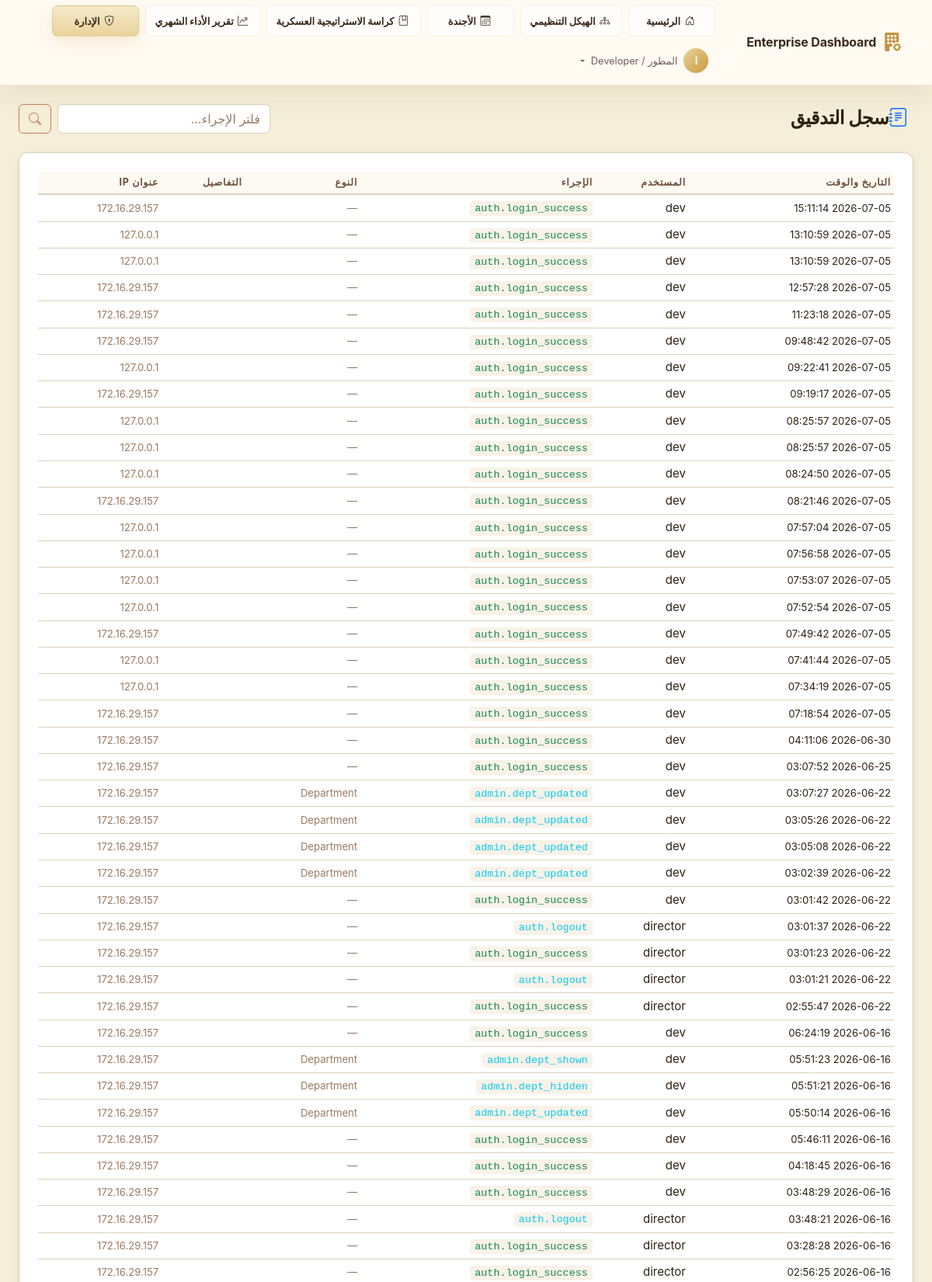
/admin/audit-log (signed in, upper part), run on the app's committed database.
### app/models/user.py (models this page shows, shortened)
class User(UserMixin, db.Model):
    __tablename__ = 'users'
    id              = db.Column(db.String(36), primary_key=True, default=lambda: str(uuid.uuid4()))
    ldap_dn         = db.Column(db.String(255), unique=True, nullable=True)
    username        = db.Column(db.String(80),  unique=True, nullable=False, index=True)
    email           = db.Column(db.String(120), nullable=False)
    full_name       = db.Column(db.String(120), nullable=False)
    password_hash   = db.Column(db.String(255), nullable=True)  # Only for sim mode
    is_ldap_user    = db.Column(db.Boolean, default=True)
    is_active       = db.Column(db.Boolean, default=True)
    role_id         = db.Column(db.Integer, db.ForeignKey('roles.id'), nullable=True)
    department_id   = db.Column(db.Integer, db.ForeignKey('departments.id'), nullable=True)
    failed_logins     = db.Column(db.Integer, default=0)
    locked_until      = db.Column(db.DateTime, nullable=True)
    created_at  = db.Column(db.DateTime, default=datetime.utcnow)
    updated_at  = db.Column(db.DateTime, default=datetime.utcnow, onupdate=datetime.utcnow)
    last_login  = db.Column(db.DateTime, nullable=True)
    role       = db.relationship('Role', back_populates='users')
    department = db.relationship('Department', back_populates='users')
    audit_logs = db.relationship('AuditLog', back_populates='user', lazy='dynamic',
                                 foreign_keys='AuditLog.user_id')
    @property
    def is_authenticated(self) -> bool:
        return True
    def has_permission(self, required_level: int) -> bool:
        if not self.role:
            return False
        return self.role.permission_level >= required_level
    @property
    def permission_level(self) -> int:
        return self.role.permission_level if self.role else 0
    def can_admin(self) -> bool:
        return self.permission_level >= 80  # Deputy and above
    @classmethod
    def get_by_id(cls, user_id: str) -> Optional['User']:
        return cls.query.get(user_id)

### app/models/audit.py (models this page shows, shortened)
class AuditLog(db.Model):
    __tablename__ = 'audit_log'
    id            = db.Column(db.String(36), primary_key=True, default=lambda: str(uuid.uuid4()))
    user_id       = db.Column(db.String(36), db.ForeignKey('users.id'), nullable=True)
    username      = db.Column(db.String(80),  nullable=False, default='anonymous')  # Snapshot
    action        = db.Column(db.String(100), nullable=False)
    resource_type = db.Column(db.String(60),  nullable=True)
    resource_id   = db.Column(db.String(36),  nullable=True)
    details       = db.Column(db.Text, nullable=True)   # JSON string for old/new values
    ip_address    = db.Column(db.String(45),  nullable=True)
    user_agent    = db.Column(db.String(255), nullable=True)
    timestamp     = db.Column(db.DateTime, default=datetime.utcnow, index=True)
    user = db.relationship('User', back_populates='audit_logs', foreign_keys=[user_id])

### app/admin/routes.py (the view)
@admin_bp.route('/audit-log')
@login_required
@require_permission(PERMISSIONS['SECRETARY'])
def audit_log():
    page   = request.args.get('page', 1, type=int)
    action = request.args.get('action', '')
    query  = AuditLog.query.order_by(AuditLog.timestamp.desc())
    if action:
        query = query.filter(AuditLog.action.contains(action))
    logs = query.paginate(page=page, per_page=50, error_out=False)
    return render_template('admin/audit_log.html',
                           logs=logs,
                           action_filter=action,
                           page_title='سجل التدقيق')

### app/__init__.py (called while the page is built)
def _register_extensions(app: Flask) -> None:
    db.init_app(app)
    login_manager.init_app(app)
    csrf.init_app(app)
    login_manager.login_view          = 'auth.login'
    login_manager.login_message       = 'Please sign in to access this page.'
    login_manager.login_message_category = 'warning'
    login_manager.session_protection  = 'strong'
    @login_manager.user_loader
    def load_user(user_id: str):
        from app.models.user import User
        return User.get_by_id(user_id)

def _register_context_processors(app: Flask) -> None:
    from datetime import datetime
    from app.models.role import PERMISSIONS
    @app.context_processor
    def inject_globals():
        return {
            'PERMISSIONS': PERMISSIONS,
            'now':         datetime.utcnow,
            'app_name':    app.config.get('APP_NAME', 'Enterprise Dashboard'),
        }

### app/templates/admin/audit_log.html (shortened to what this page needs)
{% extends "base.html" %}
{% block content %}
<div class="container-fluid px-4 py-4">
    <div class="d-flex align-items-center justify-content-between mb-4">
        <h1 class="page-title mb-0"><i class="bi bi-journal-text text-primary me-2"></i>سجل التدقيق</h1>
        <form method="GET" class="d-flex gap-2">
            <input type="text" name="action" class="form-control glass-input" placeholder="فلتر الإجراء..."
                value="{{ action_filter }}">
            <button type="submit" class="btn btn-outline-primary"><i class="bi bi-search"></i></button>
        </form>
    </div>
    <div class="section-card glass-card">
        <div class="table-responsive">
            <table class="table table-dark table-hover table-sm align-middle mb-0">
                <thead>
                    <tr>
                        <th>التاريخ والوقت</th>
                        <th>المستخدم</th>
                        <th>الإجراء</th>
                        <th>النوع</th>
                        <th>التفاصيل</th>
                        <th>عنوان IP</th>
                    </tr>
                </thead>
                <tbody>
                    {% for log in logs.items %}
                    <tr>
                        <td><small>{{ log.timestamp.strftime('%Y-%m-%d %H:%M:%S') }}</small></td>
                        <td>{{ log.username }}</td>
                        <td>
                            <code
                                class="{% if 'login_failed' in log.action or 'rejected' in log.action or 'deleted' in log.action %}text-danger{% elif 'login_success' in log.action or 'approved' in log.action %}text-success{% else %}text-info{% endif %}">
                {{ log.action }}
              </code>
                        </td>
                        <td><small class="text-muted">{{ log.resource_type or '—' }}</small></td>
                        <td><small class="text-muted">{{ (log.details or '')[:50] }}</small></td>
                        <td><small class="text-muted">{{ log.ip_address or '—' }}</small></td>
                    </tr>
                    {% else %}
                    <tr>
                        <td colspan="6" class="text-center text-muted py-4">لا توجد سجلات</td>
                    </tr>
                    {% endfor %}
                </tbody>
            </table>
        </div>
    </div>
</div>
{% endblock %}

### app/templates/base.html (shortened to what this page needs)
<!DOCTYPE html>
<html lang="ar" dir="rtl">
<head>
  <link rel="stylesheet" href="{{ url_for('static', filename='css/bootstrap.min.css') }}">
  <link rel="stylesheet" href="{{ url_for('static', filename='css/bootstrap-icons.css') }}">
  <link rel="stylesheet" href="{{ url_for('static', filename='css/custom.css') }}">
</head>
<body class="{% block body_class %}app-body{% endblock %}">
  {% block body %}
  <nav class="navbar navbar-dark navbar-expand-lg app-navbar" id="mainNav">
    <div class="container-fluid px-4">
      <a class="navbar-brand d-flex align-items-center gap-2" href="{{ url_for('dashboard.index') }}">
        <i class="bi bi-building-fill-gear fs-4 text-primary-glow"></i>
        <span class="fw-bold">{{ app_name }}</span>
      </a>
      <div class="collapse navbar-collapse" id="navbarMain">
        <ul class="navbar-nav ms-auto align-items-center gap-2 main-nav-menu">
          <li class="nav-item">
            <a class="nav-link primary-nav-link {% if request.endpoint == 'dashboard.index' %}active{% endif %}"
              href="{{ url_for('dashboard.index') }}">
              <i class="bi bi-house-door me-1"></i>الرئيسية
            </a>
          </li>
          <li class="nav-item">
            <a class="nav-link primary-nav-link {% if request.endpoint == 'dashboard.org_structure' %}active{% endif %}"
              href="{{ url_for('dashboard.org_structure') }}">
              <i class="bi bi-diagram-3 me-1"></i>الهيكل التنظيمي
            </a>
          </li>
          <li class="nav-item">
            <a class="nav-link primary-nav-link {% if request.endpoint == 'dashboard.agenda' %}active{% endif %}"
              href="{{ url_for('dashboard.agenda') }}">
              <i class="bi bi-calendar3 me-1"></i>الأجندة
            </a>
          </li>
          <li class="nav-item">
            <a class="nav-link primary-nav-link {% if request.endpoint == 'dashboard.strategy_booklet' %}active{% endif %}"
              href="{{ url_for('dashboard.strategy_booklet') }}">
              <i class="bi bi-journal-bookmark me-1"></i>كراسة الاستراتيجية العسكرية
            </a>
          </li>
          <li class="nav-item">
            <a class="nav-link primary-nav-link {% if request.endpoint == 'dashboard.quarterly_performance' %}active{% endif %}"
              href="{{ url_for('dashboard.quarterly_performance') }}">
              <i class="bi bi-graph-up-arrow me-1"></i>تقرير الأداء الشهري
            </a>
          </li>
          {% if current_user.is_authenticated %}
          {% if current_user.can_admin() %}
          <li class="nav-item">
            <a class="nav-link primary-nav-link {% if request.endpoint and request.endpoint.startswith('admin') %}active{% endif %}"
              href="{{ url_for('admin.users') }}">
              <i class="bi bi-shield-lock me-1"></i>الإدارة
            </a>
          </li>
          {% endif %}
          <li class="nav-item dropdown">
            <a class="nav-link dropdown-toggle d-flex align-items-center gap-2" href="#" role="button"
              data-bs-toggle="dropdown">
              <span class="avatar-circle">{{ current_user.full_name[0]|upper }}</span>
              <span class="d-none d-md-inline">{{ current_user.full_name }}</span>
            </a>
          </li>
          {% endif %}
        </ul>
      </div>
    </div>
  </nav>
  <main class="main-content">
    {% block content %}{% endblock %}
  </main>
  {% endblock %}
</body>
</html>

### data on the page
User: full_name "ا", full_name "المطور / Developer"
AuditLog: timestamp "2026-07-05 15:11:14", username "dev", action "auth.login_success", resource_type "—", ip_address "172.16.29.157"
AuditLog: timestamp "2026-07-05 13:10:59", username "dev", action "auth.login_success", resource_type "—", ip_address "127.0.0.1"
AuditLog: timestamp "2026-07-05 13:10:59", username "dev", action "auth.login_success", resource_type "—", ip_address "127.0.0.1"
AuditLog: timestamp "2026-07-05 12:57:28", username "dev", action "auth.login_success", resource_type "—", ip_address "172.16.29.157"
AuditLog: timestamp "2026-07-05 11:23:18", username "dev", action "auth.login_success", resource_type "—", ip_address "172.16.29.157"
AuditLog: timestamp "2026-07-05 09:48:42", username "dev", action "auth.login_success", resource_type "—", ip_address "172.16.29.157"
AuditLog: timestamp "2026-07-05 09:22:41", username "dev", action "auth.login_success", resource_type "—", ip_address "127.0.0.1"
AuditLog: timestamp "2026-07-05 09:19:17", username "dev", action "auth.login_success", resource_type "—", ip_address "172.16.29.157"
AuditLog: timestamp "2026-07-05 08:25:57", username "dev", action "auth.login_success", resource_type "—", ip_address "127.0.0.1"
AuditLog: timestamp "2026-07-05 08:25:57", username "dev", action "auth.login_success", resource_type "—", ip_address "127.0.0.1"
AuditLog: timestamp "2026-07-05 08:24:50", username "dev", action "auth.login_success", resource_type "—", ip_address "127.0.0.1"
AuditLog: timestamp "2026-07-05 08:21:46", username "dev", action "auth.login_success", resource_type "—", ip_address "172.16.29.157"
AuditLog: timestamp "2026-07-05 07:57:04", username "dev", action "auth.login_success", resource_type "—", ip_address "127.0.0.1"
AuditLog: timestamp "2026-07-05 07:56:58", username "dev", action "auth.login_success", resource_type "—", ip_address "127.0.0.1"
AuditLog: timestamp "2026-07-05 07:53:07", username "dev", action "auth.login_success", resource_type "—", ip_address "127.0.0.1"
AuditLog: timestamp "2026-07-05 07:52:54", username "dev", action "auth.login_success", resource_type "—", ip_address "127.0.0.1"
AuditLog: timestamp "2026-07-05 07:49:42", username "dev", action "auth.login_success", resource_type "—", ip_address "172.16.29.157"
AuditLog: timestamp "2026-07-05 07:41:44", username "dev", action "auth.login_success", resource_type "—", ip_address "127.0.0.1"
AuditLog: timestamp "2026-07-05 07:34:19", username "dev", action "auth.login_success", resource_type "—", ip_address "127.0.0.1"
AuditLog: timestamp "2026-07-05 07:18:54", username "dev", action "auth.login_success", resource_type "—", ip_address "172.16.29.157"
AuditLog: timestamp "2026-06-30 04:11:06", username "dev", action "auth.login_success", resource_type "—", ip_address "172.16.29.157"
AuditLog: timestamp "2026-06-25 03:07:52", username "dev", action "auth.login_success", resource_type "—", ip_address "172.16.29.157"
AuditLog: timestamp "2026-06-22 03:07:27", username "dev", action "admin.dept_updated", resource_type "Department", ip_address "172.16.29.157"
AuditLog: timestamp "2026-06-22 03:05:26", username "dev", action "admin.dept_updated", resource_type "Department", ip_address "172.16.29.157"
AuditLog: timestamp "2026-06-22 03:05:08", username "dev", action "admin.dept_updated", resource_type "Department", ip_address "172.16.29.157"
AuditLog: timestamp "2026-06-22 03:02:39", username "dev", action "admin.dept_updated", resource_type "Department", ip_address "172.16.29.157"
AuditLog: timestamp "2026-06-22 03:01:42", username "dev", action "auth.login_success", resource_type "—", ip_address "172.16.29.157"
AuditLog: timestamp "2026-06-22 03:01:37", username "director", action "auth.logout", resource_type "—", ip_address "172.16.29.157"
AuditLog: timestamp "2026-06-22 03:01:23", username "director", action "auth.login_success", resource_type "—", ip_address "172.16.29.157"
AuditLog: timestamp "2026-06-22 03:01:21", username "director", action "auth.logout", resource_type "—", ip_address "172.16.29.157"
AuditLog: timestamp "2026-06-22 02:55:47", username "director", action "auth.login_success", resource_type "—", ip_address "172.16.29.157"
AuditLog: timestamp "2026-06-16 06:24:19", username "dev", action "auth.login_success", resource_type "—", ip_address "172.16.29.157"
AuditLog: timestamp "2026-06-16 05:51:23", username "dev", action "admin.dept_shown", resource_type "Department", ip_address "172.16.29.157"
AuditLog: timestamp "2026-06-16 05:51:21", username "dev", action "admin.dept_hidden", resource_type "Department", ip_address "172.16.29.157"
AuditLog: timestamp "2026-06-16 05:50:14", username "dev", action "admin.dept_updated", resource_type "Department", ip_address "172.16.29.157"
AuditLog: timestamp "2026-06-16 05:46:11", username "dev", action "auth.login_success", resource_type "—", ip_address "172.16.29.157"
AuditLog: timestamp "2026-06-16 04:18:45", username "dev", action "auth.login_success", resource_type "—", ip_address "172.16.29.157"
AuditLog: timestamp "2026-06-16 03:48:29", username "dev", action "auth.login_success", resource_type "—", ip_address "172.16.29.157"
AuditLog: timestamp "2026-06-16 03:48:21", username "director", action "auth.logout", resource_type "—", ip_address "172.16.29.157"
AuditLog: timestamp "2026-06-16 03:28:28", username "director", action "auth.login_success", resource_type "—", ip_address "172.16.29.157"
AuditLog: timestamp "2026-06-16 02:56:25", username "director", action "auth.login_success", resource_type "—", ip_address "172.16.29.157"

### other printed values
{{ app_name }} "Enterprise Dashboard"
